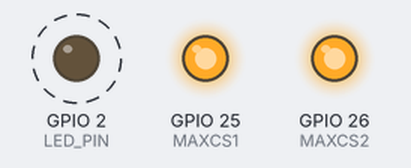
Bench run of a sketch on a simulated ESP32. On the bench: output pins drawn as LEDs (lit = HIGH). Dashed ring = blinking. What the sketch prints to the serial monitor is not drawn.

Above: at 0.2 s.
Timing chart, 0 to 4.6 s (numbered marks = the images above):
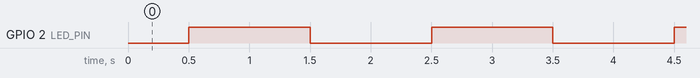

The sketch:

twoThermoUsingInterruptsandHexOutput.ino
```cpp
#include <SPI.h>

// Define CS pins for each SPI interface
#define MAXCS1 25
#define MAXCS2 26
#define LED_PIN 2

// Define shared SPI pins
// #define MAXSCLK 18
// #define MAXDO 19
// #define MAXMOSI 23

byte dummyData[] = {0x00, 0x00, 0x00, 0x00};
SPIClass *MAX1 = NULL;
// SPIClass *MAX2 = NULL;

int received_data1[4];
hw_timer_t * timer = NULL;
int LED_STATE=LOW;
// int received_data2[4];
int TemperatureFlag1 = 0, TemperatureFlag2 = 0, intr_cntr = 0;

void IRAM_ATTR onTimer() {
  // a=1;   //Defining Inerrupt function with IRAM_ATTR for faster access
//  portENTER_CRITICAL_ISR(&timerMux);
//  TemperatureFlag = 1;
  intr_cntr = intr_cntr + 1;
  if(intr_cntr == 500){
    TemperatureFlag1 = 1;
    // intr_cntr = 0;
  }
  if(intr_cntr == 1000){
    TemperatureFlag2 = 1;
    intr_cntr = 0;
  }
  //  if(intr_cntr == 500 || intr_cntr == 1000{
  //   if(intr_cntr == 500){
  //   TemperatureFlag1 = 1;
  //   }
  //   if(intr_cntr == 1000){
  //    TemperatureFlag2 = 1;
  //    }
    // intr_cntr = 0;


}


void setup() {
    Serial.begin(115200);

    MAX1 = new SPIClass(VSPI);
    // MAX2 = new SPIClass(HSPI);


    MAX1->begin();
    // MAX2->begin(MAXSCLK, MAXDO, MAXCS2);

    // CS pins as outputs
    pinMode(MAXCS1, OUTPUT);
    digitalWrite(MAXCS1, HIGH); // Deselect the VSPI device
    pinMode(MAXCS2, OUTPUT);
    digitalWrite(MAXCS2, HIGH);
    pinMode (LED_PIN, OUTPUT);

    timer = timerBegin(0, 80, true);             // timer 0, prescalar: 80, UP counting
    timerAttachInterrupt(timer, &onTimer, true);   // Attach interrupt
    timerAlarmWrite(timer, 1000, true);     // Match value= 1000000 for 1 sec. delay.
    timerAlarmEnable(timer);  // Deselect the HSPI device
}

void loop() {

    if (TemperatureFlag1 == 1) {
        Serial.print("Sensor 1 data:");
        readSensor(MAX1, MAXCS1);
        Serial.print("\n");

        TemperatureFlag1 = 0;
        LED_STATE= !LED_STATE;
        digitalWrite(LED_PIN, LED_STATE);

         // Reset the flag
    }

    if (TemperatureFlag2 == 1) {
        Serial.print("Sensor 2 data:");
        readSensor(MAX1, MAXCS2);
        Serial.print("\n");
        TemperatureFlag2 = 0; // Reset the flag
    }
}

void readSensor(SPIClass *spi, int csPin) {
    spi->beginTransaction(SPISettings(4000000, MSBFIRST, SPI_MODE0));
    digitalWrite(csPin, LOW); // Pull CS low to prepare for transfer
    for (int i = 0; i < 4; i++) {
        received_data1[i] = spi->transfer(dummyData[i]);

        Serial.print(received_data1[i],HEX); // Send dummy data
        Serial.print(" ");
    }
    digitalWrite(csPin, HIGH); // Pull CS high to signify end of data transfer
    spi->endTransaction();

}
```

Measured:
- by itself, GPIO 2 (LED_PIN): alternates HIGH for 1.0 s and LOW for 1.0 s
